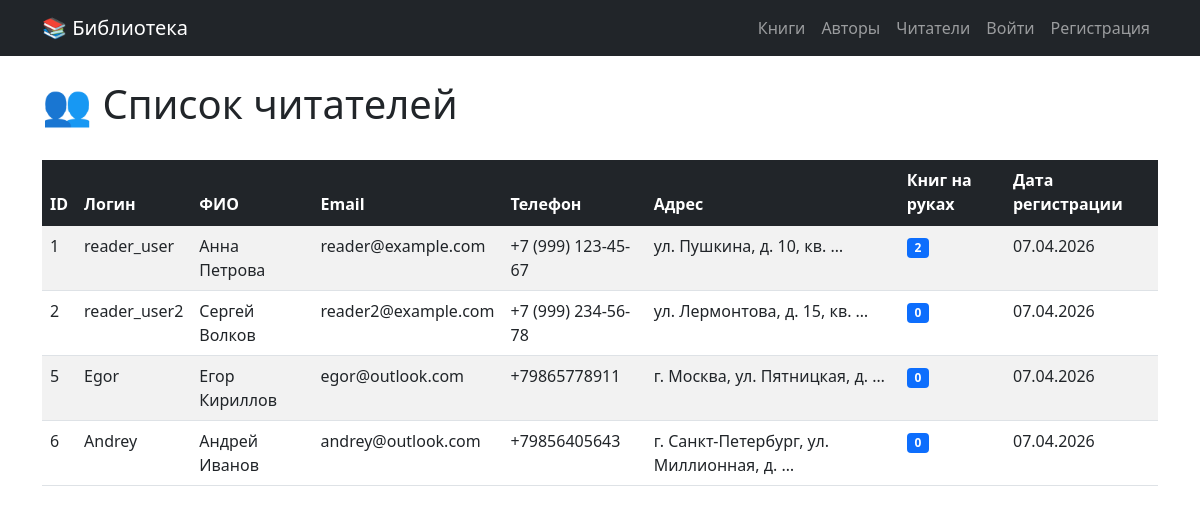
The page /readers/ on the database its author committed.
### library/models.py (models this page shows, shortened)
class Reader(models.Model):
    user = models.OneToOneField(User, on_delete=models.CASCADE, verbose_name='Пользователь')
    phone = models.CharField('Телефон', max_length=20)
    address = models.CharField('Адрес', max_length=200)
    date_joined = models.DateTimeField('Дата регистрации', auto_now_add=True)
    class Meta:
        verbose_name = 'Читатель'
        verbose_name_plural = 'Читатели'

class BorrowRecord(models.Model):
    book = models.ForeignKey(Book, on_delete=models.CASCADE, verbose_name='Книга')
    reader = models.ForeignKey(Reader, on_delete=models.CASCADE, verbose_name='Читатель')
    borrow_date = models.DateTimeField('Дата выдачи', auto_now_add=True)
    due_date = models.DateTimeField('Срок возврата')
    return_date = models.DateTimeField('Дата возврата', null=True, blank=True)
    is_returned = models.BooleanField('Возвращена', default=False)
    class Meta:
        verbose_name = 'Выдача книги'
        verbose_name_plural = 'Выдачи книг'

### library/views.py (the view)
# urls.py: path('readers/', views.reader_list_view, name='reader_list'),
def reader_list_view(request):
    readers = Reader.objects.select_related('user').all()
    paginator = Paginator(readers, 10)
    page_number = request.GET.get('page')
    page_obj = paginator.get_page(page_number)
    return render(request, 'library/reader_list.html', {'page_obj': page_obj})

### library/templates/library/reader_list.html (shortened to what this page needs)
{% extends 'library/base.html' %}
{% block content %}
<div class="d-flex justify-content-between align-items-center mb-4">
    <h1>👥 Список читателей</h1>
</div>
<div class="table-responsive">
    <table class="table table-striped table-hover">
        <thead class="table-dark">
            <tr>
                <th>ID</th>
                <th>Логин</th>
                <th>ФИО</th>
                <th>Email</th>
                <th>Телефон</th>
                <th>Адрес</th>
                <th>Книг на руках</th>
                <th>Дата регистрации</th>
            </tr>
        </thead>
        <tbody>
            {% for reader in page_obj %}
            <tr>
                <td>{{ reader.id }}</td>
                <td>{{ reader.user.username }}</td>
                <td>{{ reader.user.get_full_name|default:"-" }}</td>
                <td>{{ reader.user.email }}</td>
                <td>{{ reader.phone|default:"-" }}</td>
                <td>{{ reader.address|truncatewords:5|default:"-" }}</td>
                <td>
                    <span class="badge bg-primary">
                        {% with books_on_hand=reader.borrowrecord_set.all %}
                            {{ books_on_hand|length }}
                        {% endwith %}
                    </span>
                </td>
                <td>{{ reader.date_joined|date:"d.m.Y" }}</td>
            </tr>
            {% empty %}
            <tr>
                <td colspan="10" class="text-center">Нет зарегистрированных читателей</td>
            </tr>
            {% endfor %}
        </tbody>
    </table>
</div>
{% endblock %}

### rows shown on the page
Reader: id "1", user.username "reader_user", user.get_full_name "Анна Петрова", user.email "reader@example.com", phone "+7 (999) 123-45-67", address "ул. Пушкина, д. 10, кв. …", borrowrecord_set.all|length "2", date_joined "07.04.2026"
Reader: id "2", user.username "reader_user2", user.get_full_name "Сергей Волков", user.email "reader2@example.com", phone "+7 (999) 234-56-78", address "ул. Лермонтова, д. 15, кв. …", borrowrecord_set.all|length "0", date_joined "07.04.2026"
Reader: id "5", user.username "Egor", user.get_full_name "Егор Кириллов", user.email "egor@outlook.com", phone "+79865778911", address "г. Москва, ул. Пятницкая, д. …", borrowrecord_set.all|length "0", date_joined "07.04.2026"
Reader: id "6", user.username "Andrey", user.get_full_name "Андрей Иванов", user.email "andrey@outlook.com", phone "+79856405643", address "г. Санкт-Петербург, ул. Миллионная, д. …", borrowrecord_set.all|length "0", date_joined "07.04.2026"
